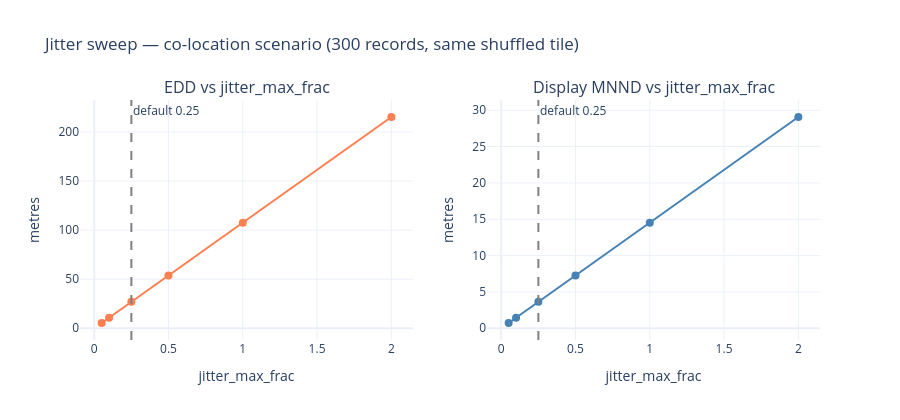

Notebook source saved alongside this figure:
### Code cell
fig = make_subplots(
    rows=1, cols=2,
    subplot_titles=['EDD vs jitter_max_frac', 'Display MNND vs jitter_max_frac'],
)

fig.add_trace(go.Scatter(
    x=df_sweep['frac'], y=df_sweep['edd_m'],
    mode='lines+markers', name='EDD (m)',
    line=dict(color='coral', width=2), marker=dict(size=8),
), row=1, col=1)

fig.add_trace(go.Scatter(
    x=df_sweep['frac'], y=df_sweep['mnnd_disp_m'],
    mode='lines+markers', name='MNND display (m)',
    line=dict(color='steelblue', width=2), marker=dict(size=8),
), row=1, col=2)

for col in [1, 2]:
    fig.add_vline(x=0.25, line_dash='dash', line_color='gray',
                  annotation_text='default 0.25',
                  annotation_position='top right',
                  row=1, col=col)

fig.update_xaxes(title_text='jitter_max_frac')
fig.update_yaxes(title_text='metres', row=1, col=1)
fig.update_yaxes(title_text='metres', row=1, col=2)
fig.update_layout(
    title='Jitter sweep — co-location scenario (300 records, same shuffled tile)',
    template='plotly_white', height=420, showlegend=False,
)
fig.show()

### Figure 1 — Plotly figure (JSON) as saved in the notebook; plotly's stock layout.template omitted (floating-point values rounded to 4 significant figures)
{"data": [{"line": {"color": "coral", "width": 2}, "marker": {"size": 8}, "mode": "lines+markers", "name": "EDD (m)", "type": "scatter", "x": [0.05, 0.1, 0.25, 0.5, 1.0, 2.0], "xaxis": "x", "y": [5.383, 10.77, 26.92, 53.83, 107.7, 215.3], "yaxis": "y"}, {"line": {"color": "steelblue", "width": 2}, "marker": {"size": 8}, "mode": "lines+markers", "name": "MNND display (m)", "type": "scatter", "x": [0.05, 0.1, 0.25, 0.5, 1.0, 2.0], "xaxis": "x2", "y": [0.7268, 1.454, 3.634, 7.268, 14.54, 29.07], "yaxis": "y2"}], "layout": {"annotations": [{"font": {"size": 16}, "showarrow": false, "text": "EDD vs jitter_max_frac", "x": 0.225, "xanchor": "center", "xref": "paper", "y": 1.0, "yanchor": "bottom", "yref": "paper"}, {"font": {"size": 16}, "showarrow": false, "text": "Display MNND vs jitter_max_frac", "x": 0.775, "xanchor": "center", "xref": "paper", "y": 1.0, "yanchor": "bottom", "yref": "paper"}, {"showarrow": false, "text": "default 0.25", "x": 0.25, "xanchor": "left", "xref": "x", "y": 1, "yanchor": "top", "yref": "y domain"}, {"showarrow": false, "text": "default 0.25", "x": 0.25, "xanchor": "left", "xref": "x2", "y": 1, "yanchor": "top", "yref": "y2 domain"}], "height": 420, "shapes": [{"line": {"color": "gray", "dash": "dash"}, "type": "line", "x0": 0.25, "x1": 0.25, "xref": "x", "y0": 0, "y1": 1, "yref": "y domain"}, {"line": {"color": "gray", "dash": "dash"}, "type": "line", "x0": 0.25, "x1": 0.25, "xref": "x2", "y0": 0, "y1": 1, "yref": "y2 domain"}], "showlegend": false, "title": {"text": "Jitter sweep — co-location scenario (300 records, same shuffled tile)"}, "xaxis": {"anchor": "y", "domain": [0.0, 0.45], "title": {"text": "jitter_max_frac"}}, "xaxis2": {"anchor": "y2", "domain": [0.55, 1.0], "title": {"text": "jitter_max_frac"}}, "yaxis": {"anchor": "x", "domain": [0.0, 1.0], "title": {"text": "metres"}}, "yaxis2": {"anchor": "x2", "domain": [0.0, 1.0], "title": {"text": "metres"}}}}
